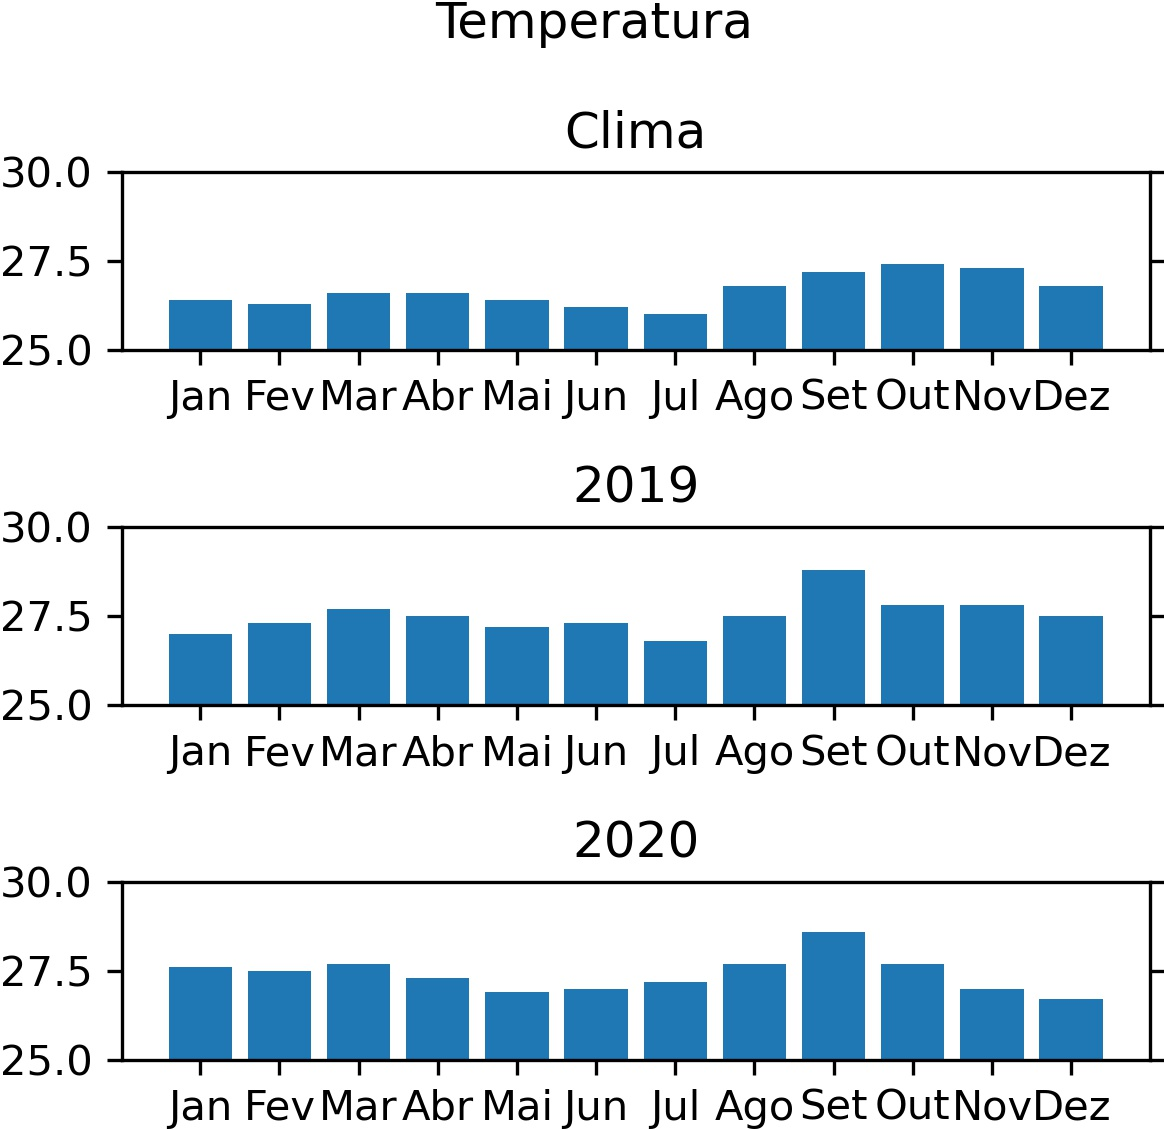

Python code for this plot:
import pandas as pd
import matplotlib.pyplot as plt

# Leitura do arquivo.
df = pd.read_csv('../dados/texto/temperatura.txt', sep= '\t', names=['Mês', 'Climatologia', '2019', '2020'])

mes = df['Mês']
pclima = df['Climatologia']
p2019 = df['2019']
p2020 = df['2020']

nlin = 3  # 3 linhas.
ncol = 1  # 1 coluna.

# O figsize define o tamanho e a largura da figura.
fig, (ax1, ax2, ax3) = plt.subplots(nlin, ncol, figsize=(4, 4))

# Plot de cada série de dados.
ax1.bar(mes, pclima)
ax2.bar(mes, p2019)
ax3.bar(mes, p2020)

fig.suptitle('Temperatura', fontsize=8)

# Título de cada figura.
ax1.set_title('Clima', fontsize=8)
ax2.set_title('2019', fontsize=8)
ax3.set_title('2020', fontsize=8)

# Define os valores mínimo e máximo do eixo y de cada ax.
ax1.set_ylim(25, 30)
ax2.set_ylim(25, 30)
ax3.set_ylim(25, 30)

ax1.tick_params(labelsize=8)
ax2.tick_params(labelsize=8)
ax3.tick_params(labelsize=8)

fig.tight_layout()

# Habilita o tickmark do eixo direito.
ax1.tick_params(axis='y', right=True)  
ax2.tick_params(axis='y', right=True)
ax3.tick_params(axis='y', right=True)

# Salva a figura no formato ".jpg" com dpi=300 e remove espaços excedentes.
plt.savefig('ex01.jpg', transparent=True, dpi=300, bbox_inches='tight', pad_inches=0)